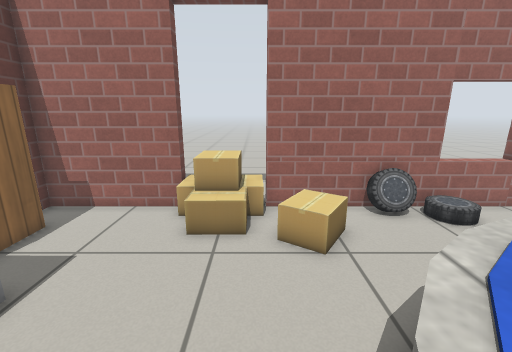
[1] (above)

24 first-person views from a walk through a world built for the Gazebo simulator. The camera is 1 m above the floor, tilts 14° down and sees 90° across. Floor lines are 1 m apart. The floor is counted in squares, 0.25 m on a side. Each view is taken from the middle of a square. On the plan, view 1 faces up. The plan holds only what a view shows up to about 20 squares ahead; the rest is blank. Gazebo's built-in surfaces are drawn with simple patterns. Some stock models are drawn as simple stand-ins. Some surface patterns are stand-ins.

[2]
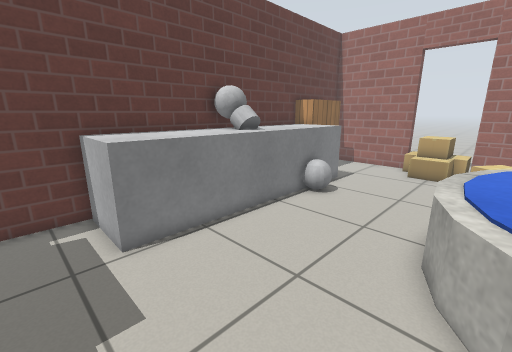

[3]
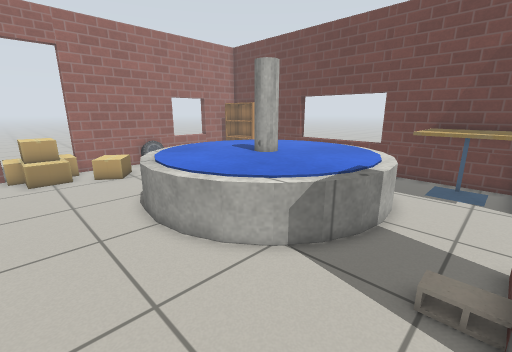

[4]
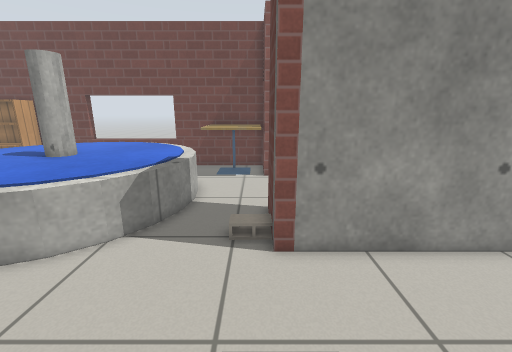

[5]
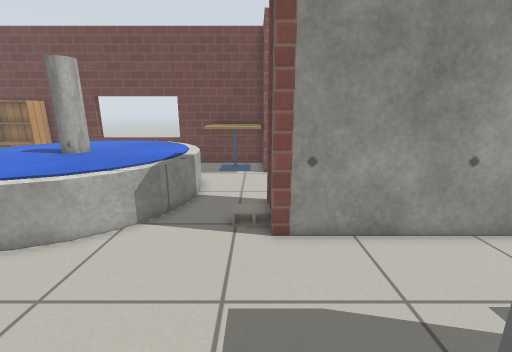

[6]
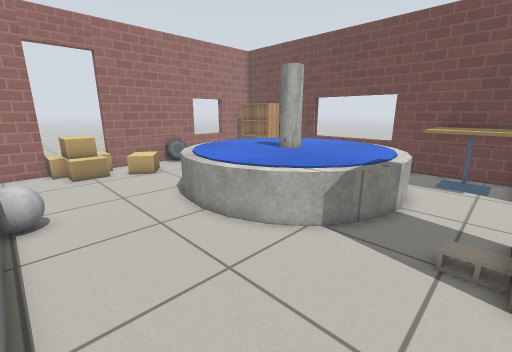

[7]
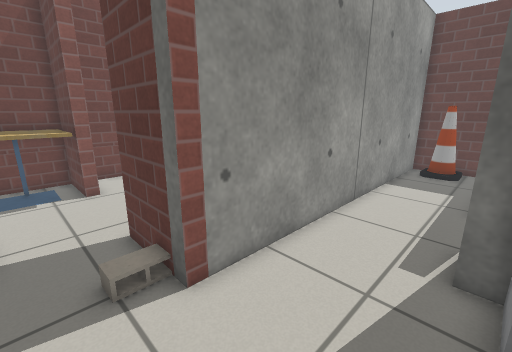

[8]
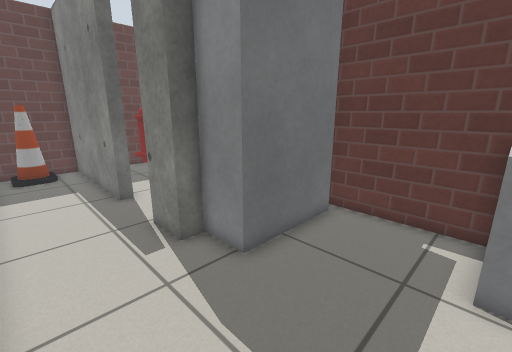

[9]
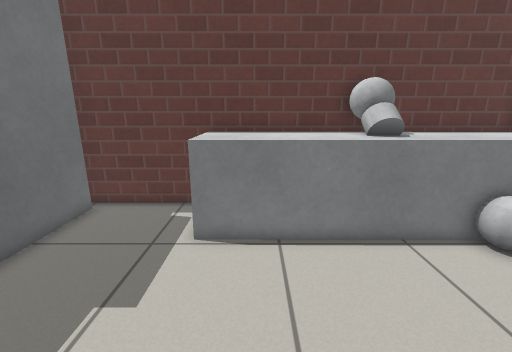

[10]
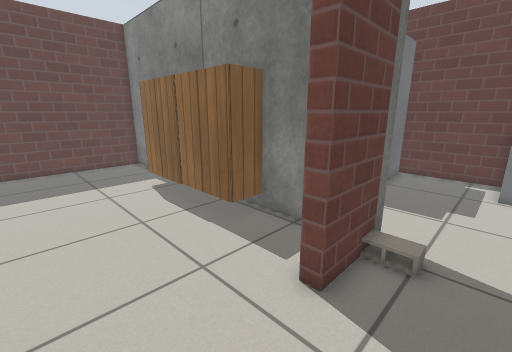

[11]
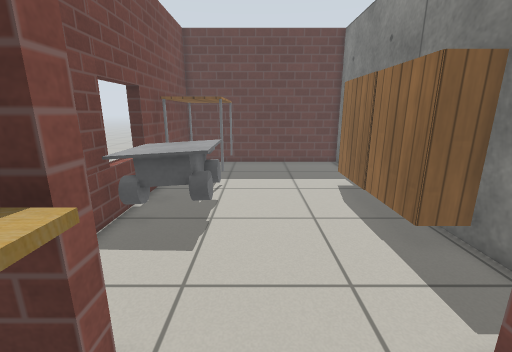

[12]
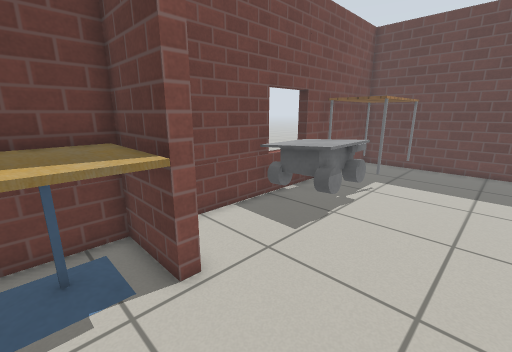

[13]
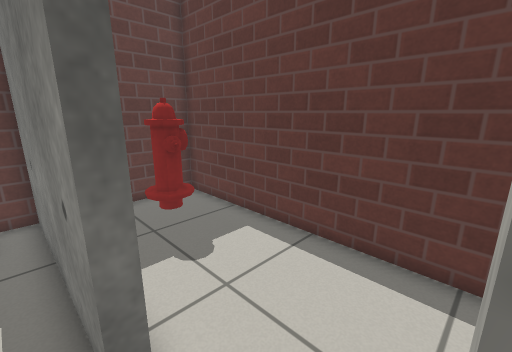

[14]
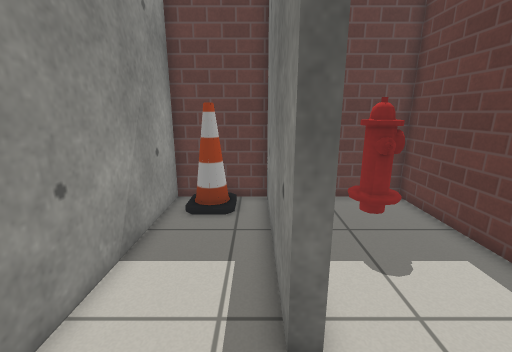

[15]
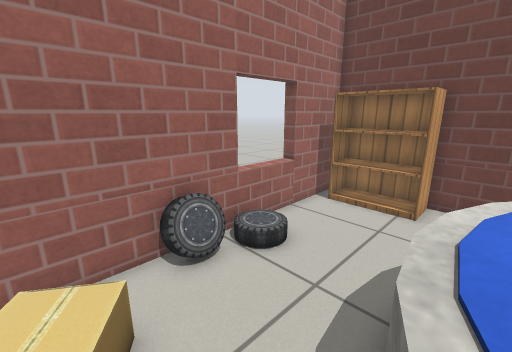

[16]
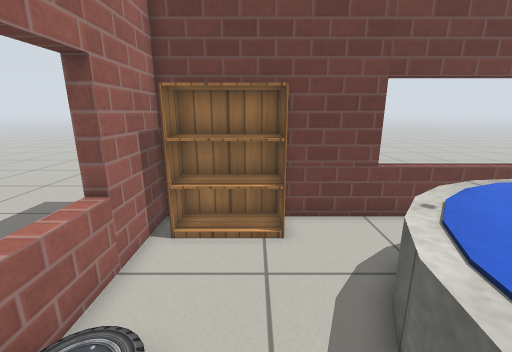

[17]
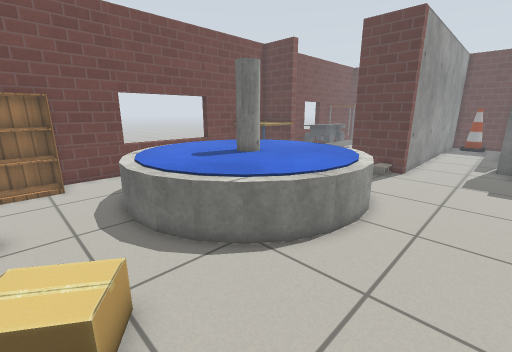

[18]
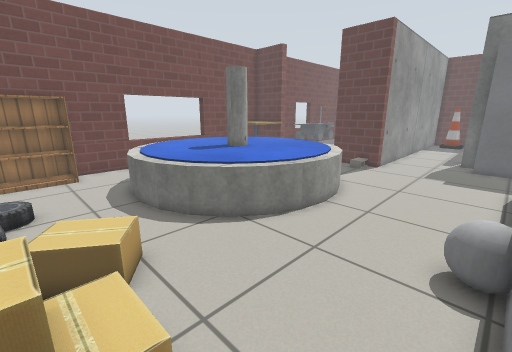

[19]
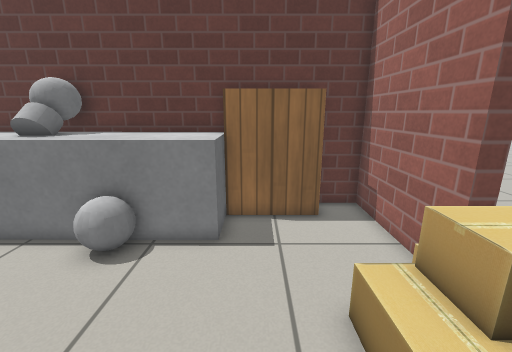

[20]
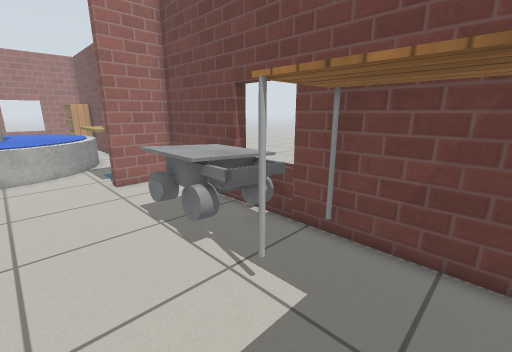

[21]
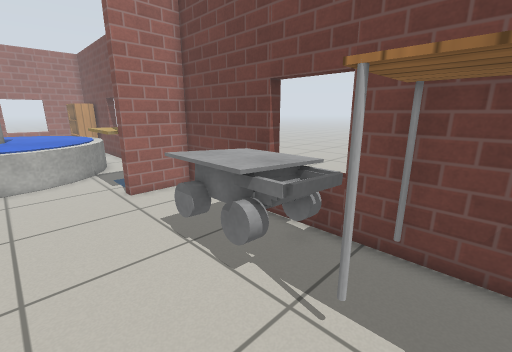

[22]
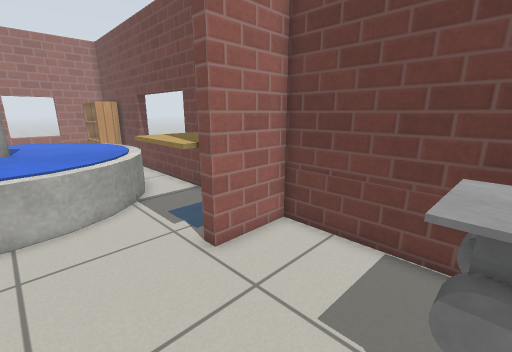

[23]
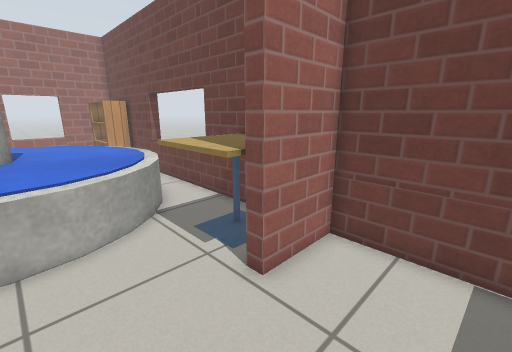

[24]
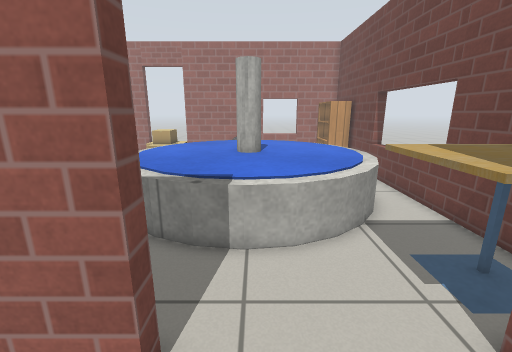

### Floor plan
Points are (right, up) in squares from view 1. A wall is a line through its corners. A room is listed if a view was taken in it or the views show most of it. See-through windows are left out.
Room 1 (views 1, 2, 3, 4, 5, 6, 7, 8, 9, 10, 11, 12, 15, 16, 17, 18, 19)
walls: (-3.4, 10.5) (-9, 10.5) (-9, 8.4); (-9, 5.6) (-9, -13.5); (11.1, -10.5) (14.4, -10.5) (14.4, 10.5) (0.4, 10.5); (-3.5, -15) (-2.5, -15) (-2.5, -17); (1.8, -16.5) (1.8, -10.5) (5.4, -10.5)
ways out: opening at (-0.5, -15.5) to room 2; opening at (8, -11) to room 3
objects: bookshelf (-9, 5) to (-8, 8); grey box (-8, -14) to (-4, -13); grey box (-8, -8) to (-6, -3); grey ball (-8, -2) to (-8, -1); grey box (-8, -1) to (-6, 5); grey cylinder (-7, -2) to (-6, -1); grey ball (-5, 1) to (-4, 2); cardboard box (-3, 10) to (-2, 11); cardboard box (-2, 8) to (0, 8); cardboard box (-2, 9) to (-1, 9); cardboard box (-1, 9) to (0, 11); fountain (1, -7) to (13, 5); cardboard box (1, 7) to (3, 9); car (5, 10) to (6, 10); cafe table (11, -10) to (14, -7); bookshelf (13, 6) to (14, 10)
Room 2 (views 13, 14)
walls: (-3.3, -20.5) (-2.5, -20.5) (-2.5, -28.9) (1.8, -28.9) (1.8, -16.5)
low walls: (-2.5, -17) (-3.2, -17)
ways out: opening at (-0.5, -15.5) to room 1; opening at (-3, -18.5)
objects: cone (-1, -28) to (0, -27)
Room 3 (views 20, 21, 22, 23, 24)
walls: (2.4, -13.1) (2.4, -28.9) (14.4, -28.9); (14.4, -26.5) (14.4, -11.1) (11.1, -11.1) (11.1, -10.5); (5.4, -10.5) (5.4, -11.1) (3.4, -11.1)
ways out: opening at (8, -11) to room 1
objects: bookshelf (3, -18) to (4, -15); bookshelf (4, -22) to (4, -19); table (11, -28) to (14, -22); other object (11, -21) to (14, -16)

Positions as (right, up) in squares from view 1, and headings:
1: (0, 0), facing up
2: (2, -10), facing up-left
3: (-3, -10), facing up-right
4: (-5, -10), facing right
5: (-6, -10), facing right
6: (-5, -10), facing up-right
7: (-3, -8), facing down-right
8: (1, -8), facing down-left
9: (2, -6), facing left
10: (10, -8), facing down-left
11: (9, -8), facing down
12: (6, -8), facing down-right
13: (-2, -17), facing down-left
14: (-2, -17), facing down
15: (2, 4), facing up-right
16: (5, 7), facing right
17: (-3, 8), facing down-right
18: (-5, 9), facing down-right
19: (2, 6), facing left
20: (7, -26), facing up-right
21: (7, -24), facing up-right
22: (7, -17), facing up-right
23: (7, -15), facing up-right
24: (7, -14), facing up
